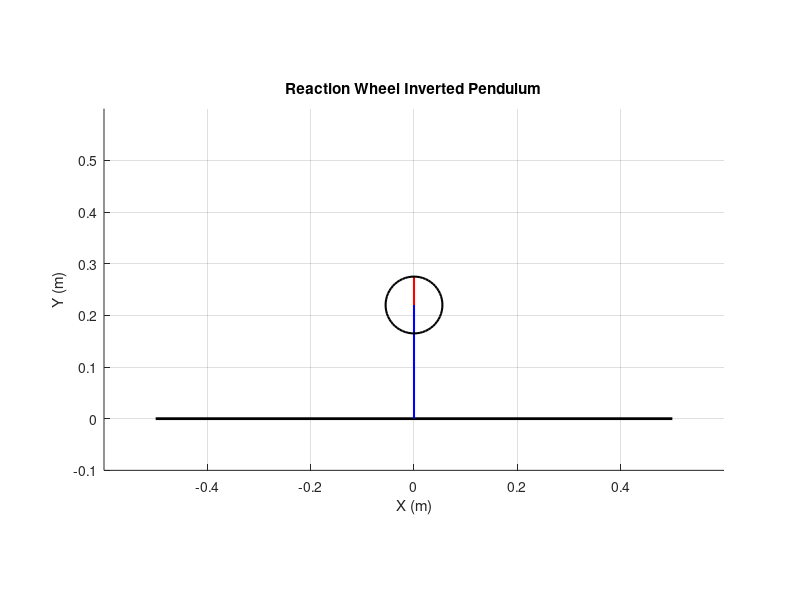

Write MATLAB code to recreate this figure.
%% main

%% Parameters
clc;
clear all;
g = 9.81;
Mw = 0.55;
Mp = 0.14;
Jw = 4.36*10^(-3);
Jp = 0.69*10^(-3);
L = 0.22;
Lp = 0.11;
Jt = Mp*(Lp^(2)) + Mw*(L^(2)) + Jp;
Mt = (Lp*Mp+L*Mw)*g;


theta_Q = 15*pi/180;
beta_Q = 0;

Fs = 5;
dt = 1/Fs;
N = 50;
t = dt*(0:N-1);

% Condiciones iniciales
theta_0 = 0;
beta_0 = 0;

%%
f1 = figure;
hold on;

axis equal
xlabel('X (m)');
ylabel('Y (m)');
title('Reaction Wheel Inverted Pendulum')
grid on;

r = (L - Lp)/2;

xw = L*sin(theta_0); %wheel x center
yw = L*cos(theta_0); %wheel y center

xw_end = xw +  r*sin(beta_0); %wheel x end
yw_end = yw + r*cos(beta_0); %wheel y end

pos_wheel = [xw-r, yw-r, r*2, r*2]; %[x y w h]


base = plot([-0.5, 0.5],[0, 0],'k','LineWidth',2); % base line
hold on;
grid on;
radious = plot([xw, xw_end],[yw, yw_end],'r','LineWidth',1.5); % Pendulum rod
pendulum = plot([0, xw],[0, yw],'b','LineWidth',1.5); % Pendulum rod
wheel = rectangle('Position',pos_wheel,'Curvature',[1 1], 'LineWidth',1.5);
axis equal
axis(gca,'equal');
xlim([-0.6 0.6]);
ylim([-0.1 0.6]);
set(gcf,'Position',[10 900 800 400])



%%
%{
angles = [0:1:45,44:-1:-45,-44:1:45, 44:-1:-45,-44:1:45];

for k=1:length(angles)
    %clf(f1);
    angle = angles(k);
    theta = -angle*pi/180; 
    beta = -3*angle*pi/180;

    r = (L - Lp)/2;

    xw = L*sin(theta); %wheel x center
    yw = L*cos(theta); %wheel y center

    xw_end = xw +  r*sin(beta); %wheel x end
    yw_end = yw + r*cos(beta); %wheel y end

    pos_wheel = [xw-r, yw-r, r*2, r*2]; %[x y w h]


    set(pendulum,'XData',[0, xw],'YData',[0, yw]);
    set(radious,'XData',[xw, xw_end], 'YData', [yw, yw_end]);
    set(wheel, 'Position',pos_wheel,'Curvature',[1 1]);
    drawnow;
    % pause(1/1000);

end
%}